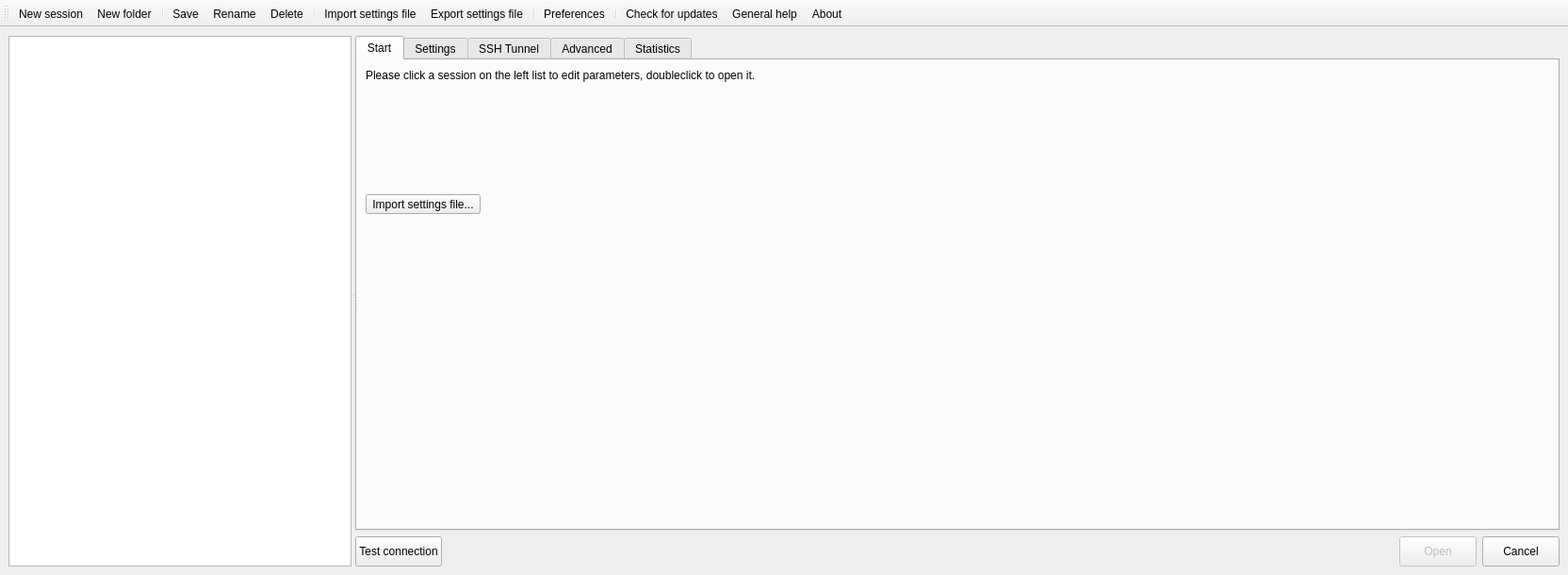
<?xml version="1.0" encoding="UTF-8"?>
<ui version="4.0">
 <class>SessionManager</class>
 <widget class="QMainWindow" name="SessionManager">
  <property name="windowModality">
   <enum>Qt::ApplicationModal</enum>
  </property>
  <property name="geometry">
   <rect>
    <x>0</x>
    <y>0</y>
    <width>1664</width>
    <height>610</height>
   </rect>
  </property>
  <property name="windowTitle">
   <string>Session manager</string>
  </property>
  <property name="windowIcon">
   <iconset resource="../res/icons.qrc">
    <normaloff>:/icons/main/chloe.svg</normaloff>:/icons/main/chloe.svg</iconset>
  </property>
  <widget class="QWidget" name="centralwidget">
   <layout class="QVBoxLayout" name="verticalLayout_8">
    <item>
     <widget class="QSplitter" name="splitter">
      <property name="orientation">
       <enum>Qt::Horizontal</enum>
      </property>
      <widget class="QWidget" name="layoutWidget">
       <layout class="QVBoxLayout" name="verticalLayout">
        <item>
         <widget class="QTreeView" name="sessionsTreeView">
          <property name="sizePolicy">
           <sizepolicy hsizetype="Expanding" vsizetype="Expanding">
            <horstretch>0</horstretch>
            <verstretch>0</verstretch>
           </sizepolicy>
          </property>
          <property name="baseSize">
           <size>
            <width>0</width>
            <height>0</height>
           </size>
          </property>
          <property name="contextMenuPolicy">
           <enum>Qt::CustomContextMenu</enum>
          </property>
          <property name="acceptDrops">
           <bool>false</bool>
          </property>
          <property name="editTriggers">
           <set>QAbstractItemView::EditKeyPressed</set>
          </property>
          <property name="dragEnabled">
           <bool>true</bool>
          </property>
          <property name="dragDropMode">
           <enum>QAbstractItemView::DragDrop</enum>
          </property>
          <property name="defaultDropAction">
           <enum>Qt::MoveAction</enum>
          </property>
          <property name="alternatingRowColors">
           <bool>true</bool>
          </property>
          <property name="iconSize">
           <size>
            <width>16</width>
            <height>16</height>
           </size>
          </property>
          <property name="rootIsDecorated">
           <bool>true</bool>
          </property>
          <property name="uniformRowHeights">
           <bool>true</bool>
          </property>
          <property name="itemsExpandable">
           <bool>true</bool>
          </property>
          <property name="sortingEnabled">
           <bool>true</bool>
          </property>
          <property name="animated">
           <bool>true</bool>
          </property>
          <attribute name="headerShowSortIndicator" stdset="0">
           <bool>true</bool>
          </attribute>
         </widget>
        </item>
       </layout>
      </widget>
      <widget class="QWidget" name="layoutWidget">
       <layout class="QVBoxLayout" name="verticalLayout_2">
        <item>
         <widget class="QTabWidget" name="tabWidget">
          <property name="tabShape">
           <enum>QTabWidget::Rounded</enum>
          </property>
          <property name="currentIndex">
           <number>0</number>
          </property>
          <widget class="QWidget" name="tabStart">
           <attribute name="icon">
            <iconset resource="../res/icons.qrc">
             <normaloff>:/icons/star.png</normaloff>:/icons/star.png</iconset>
           </attribute>
           <attribute name="title">
            <string>Start</string>
           </attribute>
           <layout class="QVBoxLayout" name="verticalLayout_9">
            <item>
             <widget class="QLabel" name="label_12">
              <property name="text">
               <string>Please click a session on the left list to edit parameters, doubleclick to open it.</string>
              </property>
             </widget>
            </item>
            <item>
             <spacer name="verticalSpacer">
              <property name="orientation">
               <enum>Qt::Vertical</enum>
              </property>
              <property name="sizeHint" stdset="0">
               <size>
                <width>20</width>
                <height>183</height>
               </size>
              </property>
             </spacer>
            </item>
            <item>
             <widget class="QToolButton" name="btnImportSettings">
              <property name="text">
               <string>Import settings file...</string>
              </property>
              <property name="icon">
               <iconset resource="../res/icons.qrc">
                <normaloff>:/icons/import_settings.png</normaloff>:/icons/import_settings.png</iconset>
              </property>
              <property name="toolButtonStyle">
               <enum>Qt::ToolButtonTextOnly</enum>
              </property>
              <property name="autoRaise">
               <bool>false</bool>
              </property>
             </widget>
            </item>
            <item>
             <spacer name="horizontalSpacer_7">
              <property name="orientation">
               <enum>Qt::Horizontal</enum>
              </property>
              <property name="sizeHint" stdset="0">
               <size>
                <width>817</width>
                <height>20</height>
               </size>
              </property>
             </spacer>
            </item>
            <item>
             <spacer name="verticalSpacer_6">
              <property name="orientation">
               <enum>Qt::Vertical</enum>
              </property>
              <property name="sizeHint" stdset="0">
               <size>
                <width>20</width>
                <height>374</height>
               </size>
              </property>
             </spacer>
            </item>
           </layout>
          </widget>
          <widget class="QWidget" name="tabSettings">
           <attribute name="icon">
            <iconset resource="../res/icons.qrc">
             <normaloff>:/icons/wrench.png</normaloff>:/icons/wrench.png</iconset>
           </attribute>
           <attribute name="title">
            <string>Settings</string>
           </attribute>
           <layout class="QVBoxLayout" name="verticalLayout_3">
            <property name="leftMargin">
             <number>5</number>
            </property>
            <property name="topMargin">
             <number>5</number>
            </property>
            <property name="rightMargin">
             <number>5</number>
            </property>
            <property name="bottomMargin">
             <number>5</number>
            </property>
            <item>
             <layout class="QGridLayout" name="gridLayout">
              <item row="1" column="0">
               <widget class="QLabel" name="label_2">
                <property name="text">
                 <string>Hostname / IP:</string>
                </property>
               </widget>
              </item>
              <item row="2" column="1" colspan="2">
               <widget class="QCheckBox" name="chkCredentials">
                <property name="text">
                 <string>Promt for credentials</string>
                </property>
               </widget>
              </item>
              <item row="0" column="0">
               <widget class="QLabel" name="label">
                <property name="text">
                 <string>Network type:</string>
                </property>
               </widget>
              </item>
              <item row="6" column="2">
               <spacer name="horizontalSpacer_2">
                <property name="orientation">
                 <enum>Qt::Horizontal</enum>
                </property>
                <property name="sizeHint" stdset="0">
                 <size>
                  <width>40</width>
                  <height>20</height>
                 </size>
                </property>
               </spacer>
              </item>
              <item row="5" column="0">
               <widget class="QLabel" name="label_4">
                <property name="text">
                 <string>Password:</string>
                </property>
               </widget>
              </item>
              <item row="1" column="1" colspan="2">
               <widget class="QLineEdit" name="editHostname"/>
              </item>
              <item row="6" column="1">
               <widget class="QSpinBox" name="spinPort">
                <property name="maximum">
                 <number>65535</number>
                </property>
                <property name="value">
                 <number>3306</number>
                </property>
               </widget>
              </item>
              <item row="6" column="0">
               <widget class="QLabel" name="label_5">
                <property name="text">
                 <string>Port:</string>
                </property>
               </widget>
              </item>
              <item row="3" column="1" colspan="2">
               <widget class="QCheckBox" name="chkWinAuth">
                <property name="enabled">
                 <bool>false</bool>
                </property>
                <property name="text">
                 <string>Use Windows authentication</string>
                </property>
               </widget>
              </item>
              <item row="9" column="1" colspan="2">
               <widget class="QPlainTextEdit" name="editSessionComment"/>
              </item>
              <item row="7" column="1" colspan="2">
               <widget class="QCheckBox" name="chkCompressed">
                <property name="text">
                 <string>Compressed client/server protocol</string>
                </property>
               </widget>
              </item>
              <item row="9" column="0">
               <widget class="QLabel" name="label_14">
                <property name="text">
                 <string>Comment:</string>
                </property>
               </widget>
              </item>
              <item row="4" column="1" colspan="2">
               <widget class="QLineEdit" name="editUsername"/>
              </item>
              <item row="8" column="1" colspan="2">
               <widget class="DBComboBox" name="cmbDatabase">
                <property name="editable">
                 <bool>true</bool>
                </property>
               </widget>
              </item>
              <item row="0" column="1" colspan="2">
               <widget class="QComboBox" name="cmbNetworkType">
                <item>
                 <property name="text">
                  <string>MySQL (TCP/IP)</string>
                 </property>
                </item>
                <item>
                 <property name="text">
                  <string>MySQL (named pipe)</string>
                 </property>
                </item>
                <item>
                 <property name="text">
                  <string>MySQL (SSH tunnel)</string>
                 </property>
                </item>
               </widget>
              </item>
              <item row="4" column="0">
               <widget class="QLabel" name="label_3">
                <property name="text">
                 <string>User:</string>
                </property>
               </widget>
              </item>
              <item row="5" column="1" colspan="2">
               <widget class="QLineEdit" name="editPassword">
                <property name="echoMode">
                 <enum>QLineEdit::PasswordEchoOnEdit</enum>
                </property>
               </widget>
              </item>
              <item row="8" column="0">
               <widget class="QLabel" name="label_6">
                <property name="text">
                 <string>Database:</string>
                </property>
               </widget>
              </item>
             </layout>
            </item>
           </layout>
          </widget>
          <widget class="QWidget" name="tabSshTunnel">
           <attribute name="icon">
            <iconset resource="../res/icons.qrc">
             <normaloff>:/icons/lock_blue.png</normaloff>:/icons/lock_blue.png</iconset>
           </attribute>
           <attribute name="title">
            <string>SSH Tunnel</string>
           </attribute>
           <layout class="QVBoxLayout" name="verticalLayout_4">
            <item>
             <widget class="QGroupBox" name="groupBox">
              <property name="title">
               <string>SSH tunnel settings</string>
              </property>
              <layout class="QGridLayout" name="gridLayout_6">
               <item row="0" column="0">
                <widget class="QLabel" name="label_34">
                 <property name="text">
                  <string>SSH host + port:</string>
                 </property>
                </widget>
               </item>
               <item row="0" column="1">
                <layout class="QHBoxLayout" name="horizontalLayout_3">
                 <item>
                  <widget class="QLineEdit" name="editSshHost"/>
                 </item>
                 <item>
                  <widget class="QSpinBox" name="spinSshPort">
                   <property name="maximum">
                    <number>65535</number>
                   </property>
                   <property name="value">
                    <number>22</number>
                   </property>
                  </widget>
                 </item>
                </layout>
               </item>
               <item row="1" column="0">
                <widget class="QLabel" name="label_35">
                 <property name="text">
                  <string>Username:</string>
                 </property>
                </widget>
               </item>
               <item row="1" column="1">
                <widget class="QLineEdit" name="editSshUser"/>
               </item>
               <item row="2" column="0">
                <widget class="QLabel" name="label_36">
                 <property name="text">
                  <string>Password:</string>
                 </property>
                </widget>
               </item>
               <item row="2" column="1">
                <widget class="QLineEdit" name="editSshPassword"/>
               </item>
               <item row="3" column="0">
                <widget class="QLabel" name="lblSshPrivateKey">
                 <property name="text">
                  <string>Private key file:</string>
                 </property>
                </widget>
               </item>
               <item row="3" column="1">
                <layout class="QHBoxLayout" name="horizontalLayout">
                 <item>
                  <widget class="QLineEdit" name="editSshKeyPath"/>
                 </item>
                 <item>
                  <widget class="QToolButton" name="tbtnOpenSshKey">
                   <property name="text">
                    <string>...</string>
                   </property>
                   <property name="icon">
                    <iconset resource="../res/icons.qrc">
                     <normaloff>:/icons/folder_explore.png</normaloff>:/icons/folder_explore.png</iconset>
                   </property>
                  </widget>
                 </item>
                </layout>
               </item>
               <item row="4" column="0">
                <widget class="QLabel" name="label_38">
                 <property name="text">
                  <string>Local port:</string>
                 </property>
                </widget>
               </item>
               <item row="4" column="1">
                <layout class="QHBoxLayout" name="horizontalLayout_12">
                 <item>
                  <widget class="QSpinBox" name="spinSshLocalPort">
                   <property name="sizePolicy">
                    <sizepolicy hsizetype="Fixed" vsizetype="Fixed">
                     <horstretch>0</horstretch>
                     <verstretch>0</verstretch>
                    </sizepolicy>
                   </property>
                   <property name="maximum">
                    <number>65535</number>
                   </property>
                   <property name="value">
                    <number>0</number>
                   </property>
                  </widget>
                 </item>
                 <item>
                  <spacer name="horizontalSpacer_4">
                   <property name="orientation">
                    <enum>Qt::Horizontal</enum>
                   </property>
                   <property name="sizeHint" stdset="0">
                    <size>
                     <width>40</width>
                     <height>20</height>
                    </size>
                   </property>
                  </spacer>
                 </item>
                </layout>
               </item>
              </layout>
              <zorder>label_36</zorder>
              <zorder>label_35</zorder>
              <zorder>editSshPassword</zorder>
              <zorder>label_34</zorder>
              <zorder>editSshUser</zorder>
              <zorder>lblSshPrivateKey</zorder>
              <zorder>label_38</zorder>
             </widget>
            </item>
            <item>
             <widget class="QGroupBox" name="grpPlink">
              <property name="title">
               <string>Plink settings</string>
              </property>
              <layout class="QGridLayout" name="gridLayout_2">
               <item row="2" column="2">
                <spacer name="horizontalSpacer_3">
                 <property name="orientation">
                  <enum>Qt::Horizontal</enum>
                 </property>
                 <property name="sizeHint" stdset="0">
                  <size>
                   <width>684</width>
                   <height>20</height>
                  </size>
                 </property>
                </spacer>
               </item>
               <item row="2" column="1">
                <widget class="QSpinBox" name="spinPlinkTimeout">
                 <property name="maximum">
                  <number>86400</number>
                 </property>
                 <property name="value">
                  <number>4</number>
                 </property>
                </widget>
               </item>
               <item row="0" column="1" colspan="2">
                <layout class="QHBoxLayout" name="horizontalLayout_8">
                 <item>
                  <widget class="QLineEdit" name="editSshPlinkPath"/>
                 </item>
                 <item>
                  <widget class="QToolButton" name="tbtnOpenPlink">
                   <property name="text">
                    <string>...</string>
                   </property>
                   <property name="icon">
                    <iconset resource="../res/icons.qrc">
                     <normaloff>:/icons/folder_explore.png</normaloff>:/icons/folder_explore.png</iconset>
                   </property>
                  </widget>
                 </item>
                </layout>
               </item>
               <item row="2" column="0">
                <widget class="QLabel" name="lblSshPlinkTimeout">
                 <property name="text">
                  <string>plink.exe timeout:</string>
                 </property>
                </widget>
               </item>
               <item row="0" column="0">
                <widget class="QLabel" name="lblSshPlinkPath">
                 <property name="text">
                  <string>plink.exe location:</string>
                 </property>
                </widget>
               </item>
               <item row="1" column="1" colspan="2">
                <widget class="QLabel" name="lblPlinkDownloadLink">
                 <property name="text">
                  <string>&lt;html&gt;&lt;head/&gt;&lt;body&gt;&lt;p&gt;&lt;a href=&quot;http://www.chiark.greenend.org.uk/~sgtatham/putty/&quot;&gt;&lt;span style=&quot; text-decoration: underline; color:#2980b9;&quot;&gt;Download plink.exe&lt;/span&gt;&lt;/a&gt;&lt;/p&gt;&lt;/body&gt;&lt;/html&gt;</string>
                 </property>
                 <property name="textFormat">
                  <enum>Qt::RichText</enum>
                 </property>
                 <property name="openExternalLinks">
                  <bool>true</bool>
                 </property>
                 <property name="textInteractionFlags">
                  <set>Qt::TextBrowserInteraction</set>
                 </property>
                </widget>
               </item>
              </layout>
             </widget>
            </item>
            <item>
             <spacer name="verticalSpacer_7">
              <property name="orientation">
               <enum>Qt::Vertical</enum>
              </property>
              <property name="sizeHint" stdset="0">
               <size>
                <width>20</width>
                <height>245</height>
               </size>
              </property>
             </spacer>
            </item>
           </layout>
          </widget>
          <widget class="QWidget" name="tabAdvancedOptions">
           <attribute name="icon">
            <iconset resource="../res/icons.qrc">
             <normaloff>:/icons/wrench_orange.png</normaloff>:/icons/wrench_orange.png</iconset>
           </attribute>
           <attribute name="title">
            <string>Advanced</string>
           </attribute>
           <layout class="QVBoxLayout" name="verticalLayout_11">
            <item>
             <widget class="QGroupBox" name="grpBoxSsl">
              <property name="title">
               <string>Use SSL</string>
              </property>
              <property name="flat">
               <bool>false</bool>
              </property>
              <property name="checkable">
               <bool>true</bool>
              </property>
              <property name="checked">
               <bool>false</bool>
              </property>
              <layout class="QVBoxLayout" name="verticalLayout_7">
               <item>
                <layout class="QGridLayout" name="gridLayout_5">
                 <item row="0" column="0">
                  <widget class="QLabel" name="lblSslPrivateKey">
                   <property name="text">
                    <string>SSL private key</string>
                   </property>
                  </widget>
                 </item>
                 <item row="2" column="0">
                  <widget class="QLabel" name="lblSslCert">
                   <property name="text">
                    <string>SSL certificate</string>
                   </property>
                  </widget>
                 </item>
                 <item row="0" column="1">
                  <layout class="QHBoxLayout" name="horizontalLayout_5">
                   <item>
                    <widget class="QLineEdit" name="editSslPrivateKeyPath"/>
                   </item>
                   <item>
                    <widget class="QToolButton" name="tbtnPrivateKeyOpen">
                     <property name="text">
                      <string>...</string>
                     </property>
                     <property name="icon">
                      <iconset resource="../res/icons.qrc">
                       <normaloff>:/icons/folder_explore.png</normaloff>:/icons/folder_explore.png</iconset>
                     </property>
                    </widget>
                   </item>
                  </layout>
                 </item>
                 <item row="1" column="1">
                  <layout class="QHBoxLayout" name="horizontalLayout_6">
                   <item>
                    <widget class="QLineEdit" name="editCaCertificatePath"/>
                   </item>
                   <item>
                    <widget class="QToolButton" name="tbtnCaCertificateOpen">
                     <property name="text">
                      <string>...</string>
                     </property>
                     <property name="icon">
                      <iconset resource="../res/icons.qrc">
                       <normaloff>:/icons/folder_explore.png</normaloff>:/icons/folder_explore.png</iconset>
                     </property>
                    </widget>
                   </item>
                  </layout>
                 </item>
                 <item row="2" column="1">
                  <layout class="QHBoxLayout" name="horizontalLayout_7">
                   <item>
                    <widget class="QLineEdit" name="editCertificatePath"/>
                   </item>
                   <item>
                    <widget class="QToolButton" name="tbtnCertificateOpen">
                     <property name="text">
                      <string>...</string>
                     </property>
                     <property name="icon">
                      <iconset resource="../res/icons.qrc">
                       <normaloff>:/icons/folder_explore.png</normaloff>:/icons/folder_explore.png</iconset>
                     </property>
                    </widget>
                   </item>
                  </layout>
                 </item>
                 <item row="1" column="0">
                  <widget class="QLabel" name="lblSslCaCert">
                   <property name="text">
                    <string>SSL CA certificate</string>
                   </property>
                  </widget>
                 </item>
                 <item row="3" column="0">
                  <widget class="QLabel" name="label_33">
                   <property name="text">
                    <string>SSL cipher</string>
                   </property>
                  </widget>
                 </item>
                 <item row="3" column="1">
                  <widget class="QLineEdit" name="editSslCipher"/>
                 </item>
                </layout>
               </item>
              </layout>
             </widget>
            </item>
            <item>
             <widget class="QGroupBox" name="groupBox_2">
              <property name="title">
               <string>Connection settings</string>
              </property>
              <layout class="QGridLayout" name="gridLayout_7">
               <item row="0" column="0">
                <widget class="QLabel" name="lblStartupScript">
                 <property name="text">
                  <string>Startup script:</string>
                 </property>
                </widget>
               </item>
               <item row="0" column="1" colspan="2">
                <layout class="QHBoxLayout" name="horizontalLayout_4">
                 <item>
                  <widget class="QLineEdit" name="editStartupScriptPath"/>
                 </item>
                 <item>
                  <widget class="QToolButton" name="tbtnOpenStartupScript">
                   <property name="text">
                    <string>Open</string>
                   </property>
                   <property name="icon">
                    <iconset resource="../res/icons.qrc">
                     <normaloff>:/icons/folder_explore.png</normaloff>:/icons/folder_explore.png</iconset>
                   </property>
                  </widget>
                 </item>
                </layout>
               </item>
               <item row="1" column="0">
                <widget class="QLabel" name="label_39">
                 <property name="text">
                  <string>Query timeout:</string>
                 </property>
                </widget>
               </item>
               <item row="1" column="1">
                <widget class="QSpinBox" name="spinQueryTimeout">
                 <property name="sizePolicy">
                  <sizepolicy hsizetype="Fixed" vsizetype="Fixed">
                   <horstretch>0</horstretch>
                   <verstretch>0</verstretch>
                  </sizepolicy>
                 </property>
                 <property name="maximum">
                  <number>86400</number>
                 </property>
                </widget>
               </item>
               <item row="1" column="2">
                <spacer name="horizontalSpacer_5">
                 <property name="orientation">
                  <enum>Qt::Horizontal</enum>
                 </property>
                 <property name="sizeHint" stdset="0">
                  <size>
                   <width>581</width>
                   <height>20</height>
                  </size>
                 </property>
                </spacer>
               </item>
               <item row="2" column="0">
                <widget class="QLabel" name="label_40">
                 <property name="text">
                  <string>Ping every X seconds:</string>
                 </property>
                </widget>
               </item>
               <item row="2" column="1">
                <widget class="QSpinBox" name="spinPingTimeout">
                 <property name="sizePolicy">
                  <sizepolicy hsizetype="Fixed" vsizetype="Fixed">
                   <horstretch>0</horstretch>
                   <verstretch>0</verstretch>
                  </sizepolicy>
                 </property>
                 <property name="maximum">
                  <number>86400</number>
                 </property>
                </widget>
               </item>
               <item row="2" column="2">
                <spacer name="horizontalSpacer_6">
                 <property name="orientation">
                  <enum>Qt::Horizontal</enum>
                 </property>
                 <property name="sizeHint" stdset="0">
                  <size>
                   <width>581</width>
                   <height>20</height>
                  </size>
                 </property>
                </spacer>
               </item>
               <item row="3" column="1" colspan="2">
                <widget class="QCheckBox" name="chkClientTimeZone">
                 <property name="text">
                  <string>Use own client time zone</string>
                 </property>
                </widget>
               </item>
               <item row="4" column="1" colspan="2">
                <widget class="QCheckBox" name="chkFullTableStatus">
                 <property name="text">
                  <string>Get full table status</string>
                 </property>
                </widget>
               </item>
              </layout>
              <zorder>lblStartupScript</zorder>
              <zorder>label_39</zorder>
              <zorder>label_40</zorder>
              <zorder>spinQueryTimeout</zorder>
              <zorder>spinPingTimeout</zorder>
              <zorder>chkClientTimeZone</zorder>
              <zorder>chkFullTableStatus</zorder>
              <zorder>horizontalSpacer_5</zorder>
              <zorder>horizontalSpacer_6</zorder>
             </widget>
            </item>
            <item>
             <spacer name="verticalSpacer_2">
              <property name="orientation">
               <enum>Qt::Vertical</enum>
              </property>
              <property name="sizeHint" stdset="0">
               <size>
                <width>17</width>
                <height>72</height>
               </size>
              </property>
             </spacer>
            </item>
           </layout>
          </widget>
          <widget class="QWidget" name="tabStatistics">
           <attribute name="icon">
            <iconset resource="../res/icons.qrc">
             <normaloff>:/icons/chart_bar.png</normaloff>:/icons/chart_bar.png</iconset>
           </attribute>
           <attribute name="title">
            <string>Statistics</string>
           </attribute>
           <layout class="QVBoxLayout" name="verticalLayout_5">
            <item>
             <layout class="QGridLayout" name="gridLayout_3">
              <property name="horizontalSpacing">
               <number>6</number>
              </property>
              <property name="verticalSpacing">
               <number>10</number>
              </property>
              <item row="0" column="0">
               <widget class="QLabel" name="label_11">
                <property name="text">
                 <string>Created:</string>
                </property>
               </widget>
              </item>
              <item row="0" column="1">
               <widget class="QLabel" name="lblCreated">
                <property name="text">
                 <string>?</string>
                </property>
               </widget>
              </item>
              <item row="1" column="0">
               <widget class="QLabel" name="label_13">
                <property name="text">
                 <string>Last connect:</string>
                </property>
               </widget>
              </item>
              <item row="1" column="1">
               <widget class="QLabel" name="lblLastConnect">
                <property name="text">
                 <string>?</string>
                </property>
               </widget>
              </item>
              <item row="2" column="0">
               <widget class="QLabel" name="label_15">
                <property name="text">
                 <string>Successful connects</string>
                </property>
               </widget>
              </item>
              <item row="2" column="1">
               <widget class="QLabel" name="lblSuccessConnects">
                <property name="text">
                 <string>?</string>
                </property>
               </widget>
              </item>
              <item row="3" column="0">
               <widget class="QLabel" name="label_16">
                <property name="text">
                 <string>Unsuccessful connects</string>
                </property>
               </widget>
              </item>
              <item row="3" column="1">
               <widget class="QLabel" name="lblUnsuccessConnects">
                <property name="text">
                 <string>?</string>
                </property>
               </widget>
              </item>
             </layout>
            </item>
            <item>
             <spacer name="verticalSpacer_3">
              <property name="orientation">
               <enum>Qt::Vertical</enum>
              </property>
              <property name="sizeHint" stdset="0">
               <size>
                <width>17</width>
                <height>385</height>
               </size>
              </property>
             </spacer>
            </item>
           </layout>
          </widget>
         </widget>
        </item>
        <item>
         <layout class="QHBoxLayout" name="horizontalLayout_2">
          <item>
           <widget class="QPushButton" name="pushButton">
            <property name="minimumSize">
             <size>
              <width>82</width>
              <height>32</height>
             </size>
            </property>
            <property name="text">
             <string>Test connection</string>
            </property>
           </widget>
          </item>
          <item>
           <spacer name="horizontalSpacer">
            <property name="orientation">
             <enum>Qt::Horizontal</enum>
            </property>
            <property name="sizeHint" stdset="0">
             <size>
              <width>328</width>
              <height>20</height>
             </size>
            </property>
           </spacer>
          </item>
          <item>
           <widget class="QPushButton" name="btnOpenConnection">
            <property name="enabled">
             <bool>false</bool>
            </property>
            <property name="minimumSize">
             <size>
              <width>82</width>
              <height>32</height>
             </size>
            </property>
            <property name="maximumSize">
             <size>
              <width>16777215</width>
              <height>32</height>
             </size>
            </property>
            <property name="text">
             <string>Open</string>
            </property>
           </widget>
          </item>
          <item>
           <widget class="QPushButton" name="btnCancel">
            <property name="minimumSize">
             <size>
              <width>82</width>
              <height>32</height>
             </size>
            </property>
            <property name="maximumSize">
             <size>
              <width>16777215</width>
              <height>32</height>
             </size>
            </property>
            <property name="text">
             <string>Cancel</string>
            </property>
           </widget>
          </item>
         </layout>
        </item>
       </layout>
      </widget>
     </widget>
    </item>
   </layout>
  </widget>
  <widget class="QToolBar" name="toolBar">
   <property name="windowTitle">
    <string>toolBar</string>
   </property>
   <property name="toolButtonStyle">
    <enum>Qt::ToolButtonTextBesideIcon</enum>
   </property>
   <attribute name="toolBarArea">
    <enum>TopToolBarArea</enum>
   </attribute>
   <attribute name="toolBarBreak">
    <bool>false</bool>
   </attribute>
   <addaction name="actionNew_session"/>
   <addaction name="actionNew_folder"/>
   <addaction name="separator"/>
   <addaction name="actionSave"/>
   <addaction name="actionRename"/>
   <addaction name="actionDelete"/>
   <addaction name="separator"/>
   <addaction name="actionImport_settings"/>
   <addaction name="actionExport_settings_file"/>
   <addaction name="separator"/>
   <addaction name="actionPreferences"/>
   <addaction name="separator"/>
   <addaction name="actionCheck_for_updates"/>
   <addaction name="actionGeneral_help"/>
   <addaction name="actionAbout"/>
  </widget>
  <action name="actionSave">
   <property name="enabled">
    <bool>true</bool>
   </property>
   <property name="icon">
    <iconset resource="../res/icons.qrc">
     <normaloff>:/icons/disk.png</normaloff>:/icons/disk.png</iconset>
   </property>
   <property name="text">
    <string>Save</string>
   </property>
   <property name="shortcut">
    <string>Ctrl+S</string>
   </property>
  </action>
  <action name="actionSave_as">
   <property name="icon">
    <iconset resource="../res/icons.qrc">
     <normaloff>:/icons/disk.png</normaloff>:/icons/disk.png</iconset>
   </property>
   <property name="text">
    <string>Save as ...</string>
   </property>
   <property name="shortcut">
    <string>Ctrl+Shift+S</string>
   </property>
  </action>
  <action name="actionDelete">
   <property name="icon">
    <iconset resource="../res/icons.qrc">
     <normaloff>:/icons/cross.png</normaloff>:/icons/cross.png</iconset>
   </property>
   <property name="text">
    <string>Delete</string>
   </property>
   <property name="shortcut">
    <string>Del</string>
   </property>
  </action>
  <action name="actionImport_settings">
   <property name="icon">
    <iconset resource="../res/icons.qrc">
     <normaloff>:/icons/import_settings.png</normaloff>:/icons/import_settings.png</iconset>
   </property>
   <property name="text">
    <string>Import settings file</string>
   </property>
   <property name="toolTip">
    <string>Import settings from file</string>
   </property>
   <property name="shortcut">
    <string>Ctrl+I</string>
   </property>
  </action>
  <action name="actionNew_folder">
   <property name="icon">
    <iconset resource="../res/icons.qrc">
     <normaloff>:/icons/folder_add.png</normaloff>:/icons/folder_add.png</iconset>
   </property>
   <property name="text">
    <string>New folder</string>
   </property>
   <property name="toolTip">
    <string>Create a new folder</string>
   </property>
  </action>
  <action name="actionNew_session">
   <property name="icon">
    <iconset resource="../res/icons.qrc">
     <normaloff>:/icons/server_add.png</normaloff>:/icons/server_add.png</iconset>
   </property>
   <property name="text">
    <string>New session</string>
   </property>
   <property name="toolTip">
    <string>Create a new session</string>
   </property>
  </action>
  <action name="actionRename">
   <property name="icon">
    <iconset resource="../res/icons.qrc">
     <normaloff>:/icons/editclear.png</normaloff>:/icons/editclear.png</iconset>
   </property>
   <property name="text">
    <string>Rename</string>
   </property>
   <property name="toolTip">
    <string>Rename current item</string>
   </property>
   <property name="shortcut">
    <string>F2</string>
   </property>
  </action>
  <action name="actionPreferences">
   <property name="icon">
    <iconset resource="../res/icons.qrc">
     <normaloff>:/icons/wrench_orange.png</normaloff>:/icons/wrench_orange.png</iconset>
   </property>
   <property name="text">
    <string>Preferences</string>
   </property>
   <property name="toolTip">
    <string>Open preferences window</string>
   </property>
  </action>
  <action name="actionCheck_for_updates">
   <property name="icon">
    <iconset resource="../res/icons.qrc">
     <normaloff>:/icons/transmit_blue.png</normaloff>:/icons/transmit_blue.png</iconset>
   </property>
   <property name="text">
    <string>Check for updates...</string>
   </property>
  </action>
  <action name="actionExport_settings_file">
   <property name="icon">
    <iconset resource="../res/icons.qrc">
     <normaloff>:/icons/export_settings.png</normaloff>:/icons/export_settings.png</iconset>
   </property>
   <property name="text">
    <string>Export settings file</string>
   </property>
   <property name="toolTip">
    <string>Export settings to file</string>
   </property>
  </action>
  <action name="actionGeneral_help">
   <property name="icon">
    <iconset resource="../res/icons.qrc">
     <normaloff>:/icons/information.png</normaloff>:/icons/information.png</iconset>
   </property>
   <property name="text">
    <string>General help</string>
   </property>
  </action>
  <action name="actionAbout">
   <property name="icon">
    <iconset resource="../res/icons.qrc">
     <normaloff>:/icons/information.png</normaloff>:/icons/information.png</iconset>
   </property>
   <property name="text">
    <string>About</string>
   </property>
  </action>
 </widget>
 <customwidgets>
  <customwidget>
   <class>DBComboBox</class>
   <extends>QComboBox</extends>
   <header>session_manager/dbcombobox.h</header>
  </customwidget>
 </customwidgets>
 <tabstops>
  <tabstop>sessionsTreeView</tabstop>
  <tabstop>tabWidget</tabstop>
  <tabstop>cmbNetworkType</tabstop>
  <tabstop>editHostname</tabstop>
  <tabstop>chkCredentials</tabstop>
  <tabstop>chkWinAuth</tabstop>
  <tabstop>editUsername</tabstop>
  <tabstop>editPassword</tabstop>
  <tabstop>spinPort</tabstop>
  <tabstop>chkCompressed</tabstop>
  <tabstop>cmbDatabase</tabstop>
  <tabstop>btnOpenConnection</tabstop>
  <tabstop>btnCancel</tabstop>
 </tabstops>
 <resources>
  <include location="../res/icons.qrc"/>
 </resources>
 <connections/>
 <slots>
  <slot>openSelectedConnection()</slot>
 </slots>
</ui>
